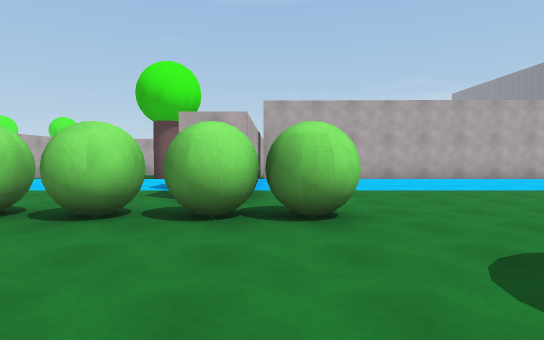
[1] (above)

24 first-person views from a walk through a Unity game level. The camera is 1.4 m above the floor, tilts 2° down and sees 75° across. The floor is counted in squares, 2 m on a side. Each view is taken from the middle of a square. On the plan, view 1 faces up. The plan holds only what a view shows up to about 11 squares ahead; the rest is blank. The place goes on beyond the plan. The player is left out. Surface patterns are stand-ins for the level's own textures.

[2]
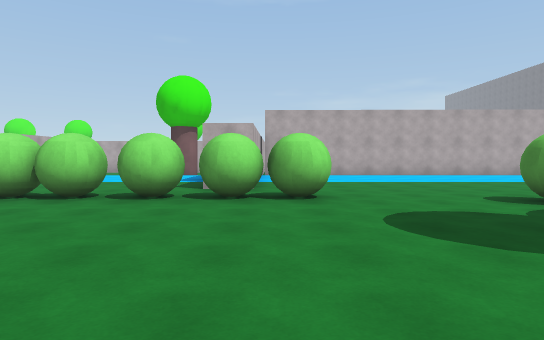

[3]
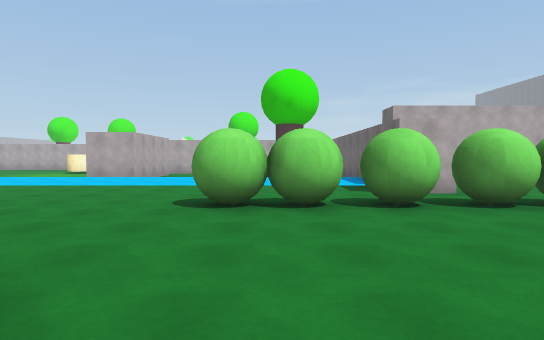

[4]
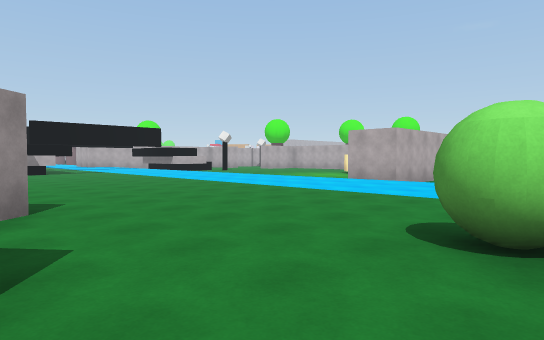

[5]
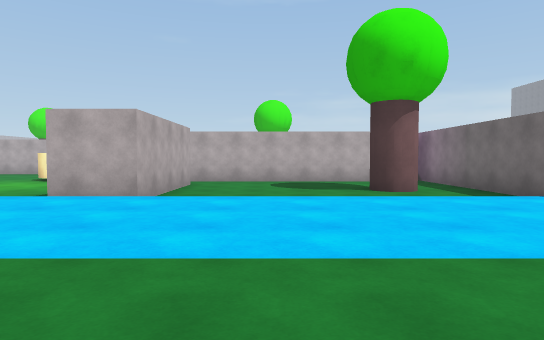

[6]
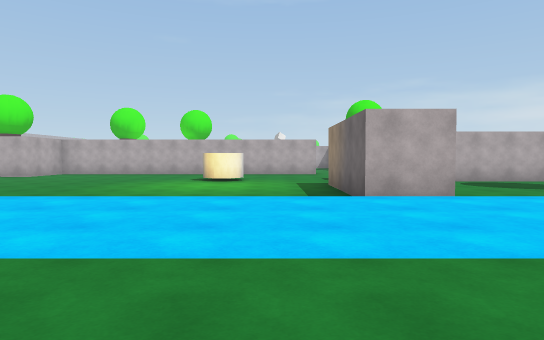

[7]
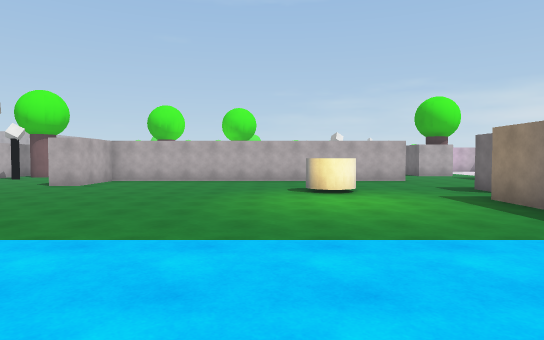

[8]
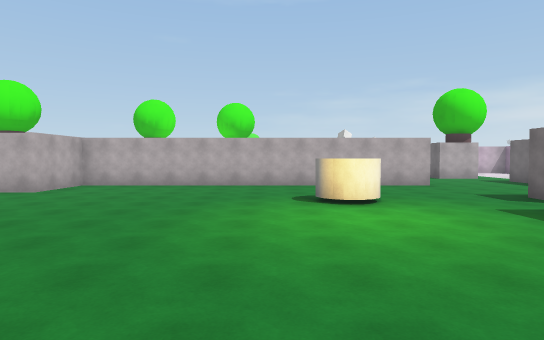

[9]
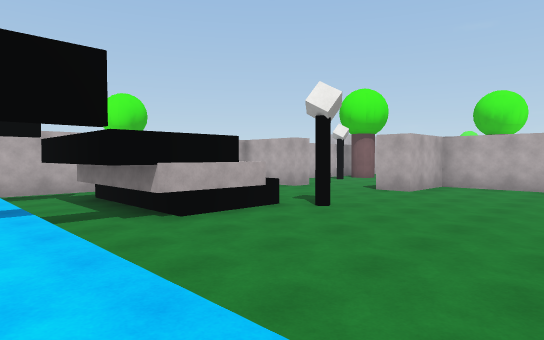

[10]
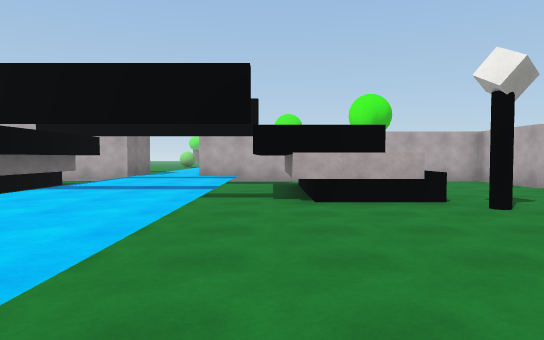

[11]
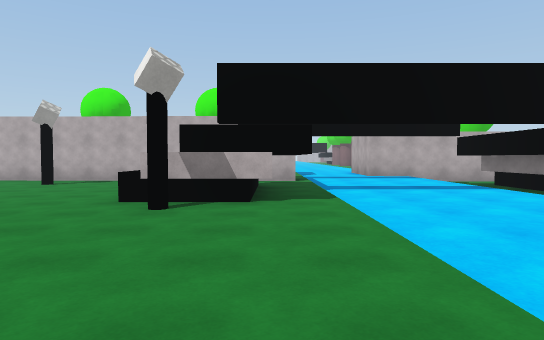

[12]
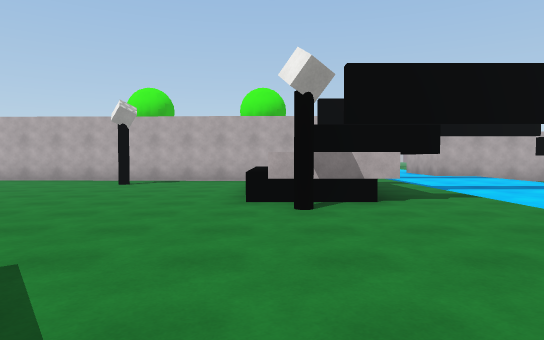

[13]
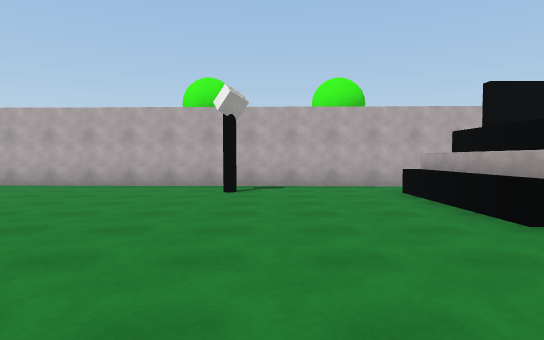

[14]
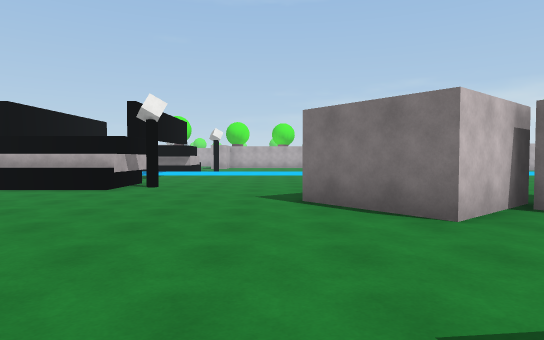

[15]
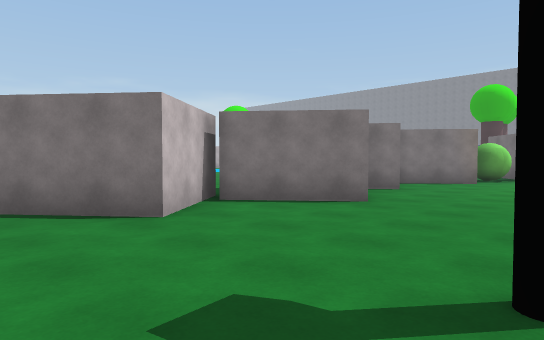

[16]
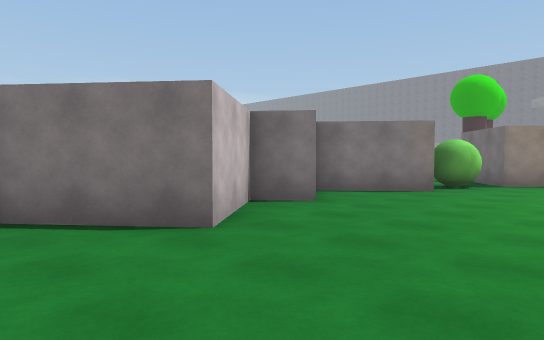

[17]
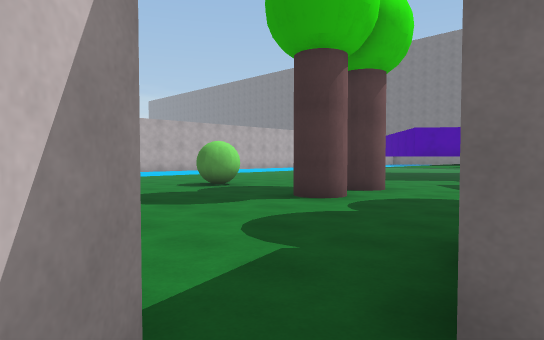

[18]
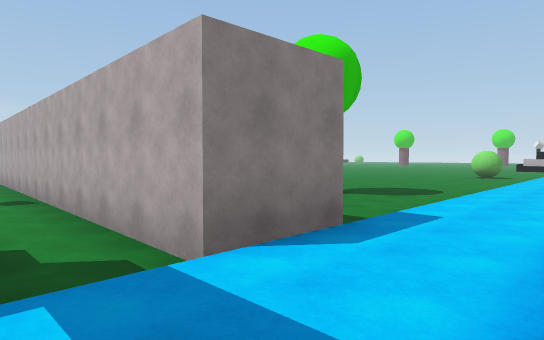

[19]
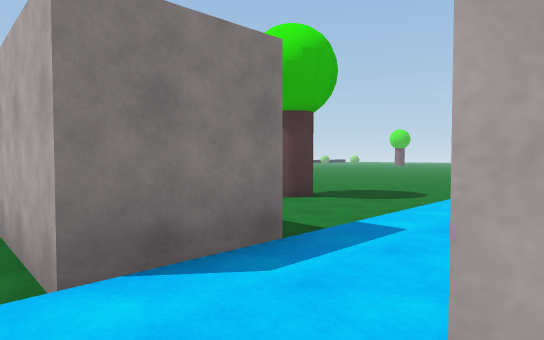

[20]
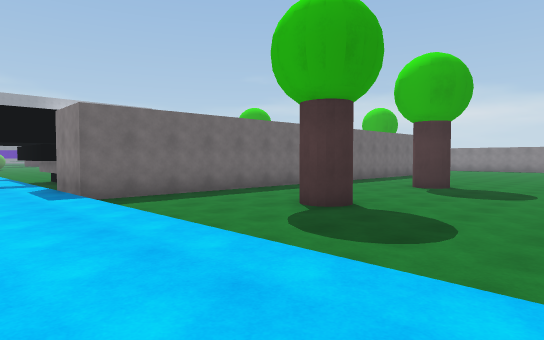

[21]
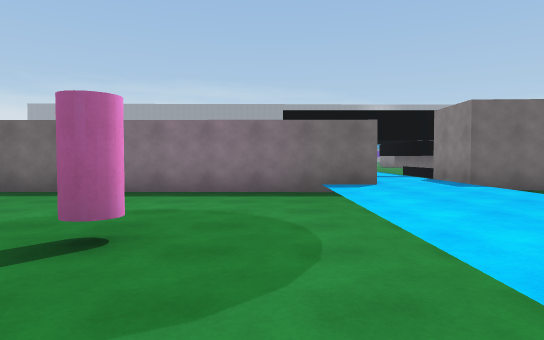

[22]
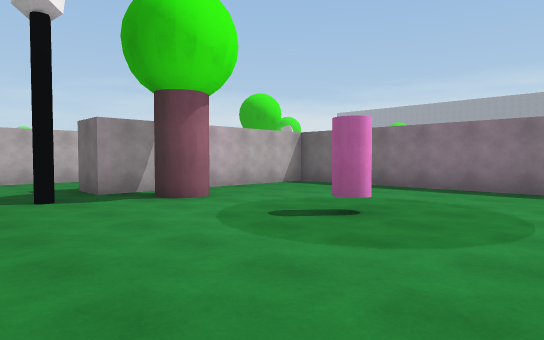

[23]
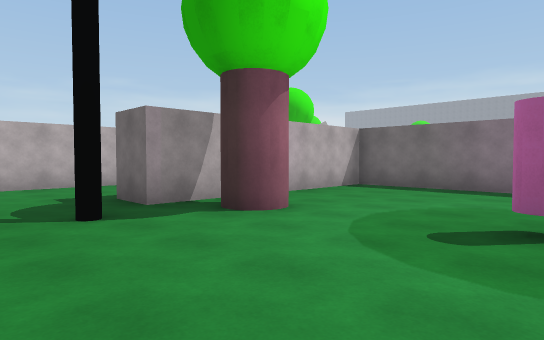

[24]
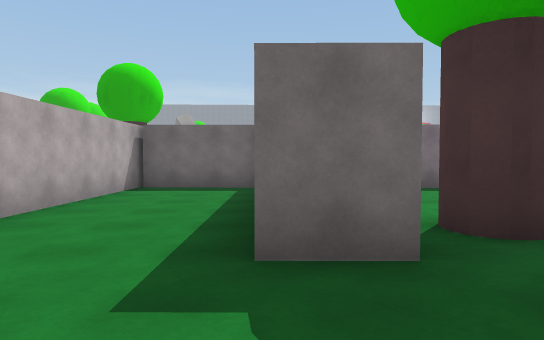

### Floor plan
Key: @ floor where view 1 was taken; # wall or solid block; . main floor; : floor 0.25 m higher than the main floor; / step, stairs or slope; ^ raised ledge; B green ball; C white cylinder; P pink cylinder.
Columns run from 36 left of view 1 to 7 right of it. Each row starts with its distance up from view 1.
 21  #########
 20  ........#
 19  ........#      ###########...
 18  ........#      #....... .....
 17 ...#    ##    ..#....... ....
 16  ..##########................
 15 .#.##....##............CC...########
 14 .........##  ......................#
 13 .........#    .^...........##......#
 12 ....P....#     ^...........##....#.#
 11 .........##.####...........##......##
 10 .........##.####...........##      ##  #####
  9 /////////##//  .///////////////////#/ //////
  8  ::::::::##::  :::::::::::::::::::: : ::::::
  7  ::::::::::::  :::::::::::::::::::: :::::::
  6 /////////////  :///////////////////#///////
  5 .........##.####..........................
  4 .........##.####...............BBBBBBB..BB..
  3 .....#...##.####........................BB..
  2  ........##..........   ...................
  1   .......##.........#      #.. ...........
  0   .......##.........####   ###  ....@...#.#.
 -1   ......  #.#........#.#####.## .  .........
 -2   ...#..  #.............#.....#B.#  ........
 -3    ....   #.....................####.....
 -4    ...    #....   ...............# .#
 -5    ..     #...     ........

Positions as (right, up) in squares from view 1, and headings:
1: (0, 0), facing up
2: (0, -2), facing up
3: (-4, -1), facing up
4: (-4, 1), facing up-left
5: (-6, 4), facing up
6: (-11, 4), facing up
7: (-14, 6), facing up
8: (-14, 8), facing up
9: (-16, 8), facing up-left
10: (-15, 10), facing left
11: (-15, 5), facing left
12: (-15, 3), facing left
13: (-17, 0), facing left
14: (-17, -5), facing up
15: (-17, -5), facing up-right
16: (-14, -5), facing up-right
17: (-1, -4), facing up-right
18: (-24, 8), facing down-left
19: (-25, 8), facing down-left
20: (-35, 8), facing down-right
21: (-35, 10), facing right
22: (-36, 9), facing up-right
23: (-36, 11), facing up-right
24: (-36, 17), facing right
